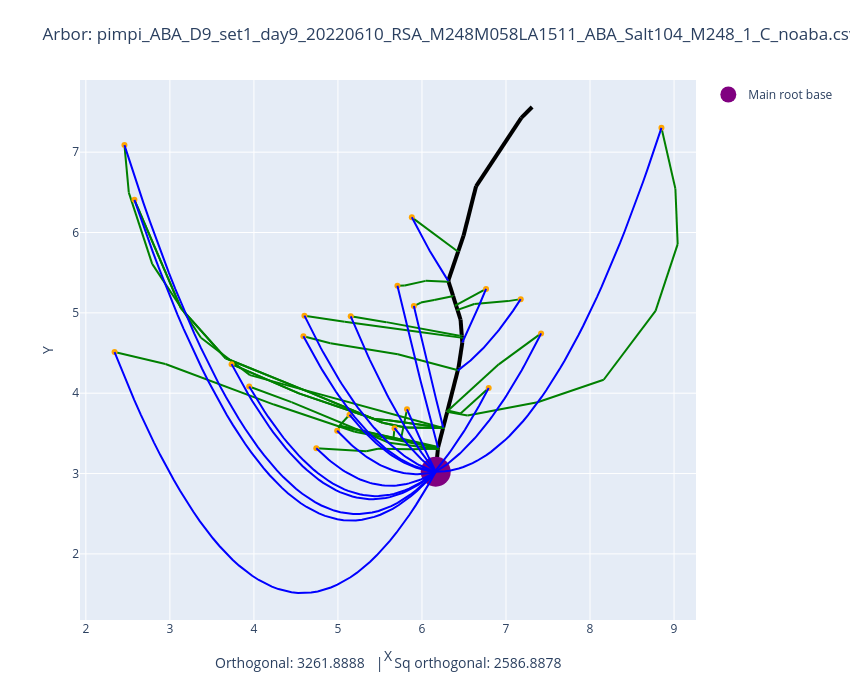

Notebook code cell kept with this figure:
### Code cell
fname = "pimpi_ABA_D9_set1_day9_20220610_RSA_M248M058LA1511_ABA_Salt104_M248_1_C_noaba.csv"
plot_arbors(fname, 0.6, 0.106975)

### Figure 1 — Plotly figure (JSON) as saved in the notebook; plotly's stock layout.template omitted (floating-point values rounded to 4 significant figures)
{"data": [{"line": {"color": "black", "width": 4}, "mode": "lines", "showlegend": false, "type": "scatter", "x": [6.164, 6.189], "y": [3.023, 3.304]}, {"line": {"color": "black", "width": 4}, "mode": "lines", "showlegend": false, "type": "scatter", "x": [6.189, 6.19], "y": [3.304, 3.31]}, {"line": {"color": "black", "width": 4}, "mode": "lines", "showlegend": false, "type": "scatter", "x": [6.19, 6.191], "y": [3.31, 3.317]}, {"line": {"color": "black", "width": 4}, "mode": "lines", "showlegend": false, "type": "scatter", "x": [6.191, 6.191], "y": [3.317, 3.32]}, {"line": {"color": "black", "width": 4}, "mode": "lines", "showlegend": false, "type": "scatter", "x": [6.191, 6.193], "y": [3.32, 3.33]}, {"line": {"color": "black", "width": 4}, "mode": "lines", "showlegend": false, "type": "scatter", "x": [6.193, 6.251], "y": [3.33, 3.567]}, {"line": {"color": "black", "width": 4}, "mode": "lines", "showlegend": false, "type": "scatter", "x": [6.251, 6.252], "y": [3.567, 3.569]}, {"line": {"color": "black", "width": 4}, "mode": "lines", "showlegend": false, "type": "scatter", "x": [6.252, 6.3], "y": [3.569, 3.767]}, {"line": {"color": "black", "width": 4}, "mode": "lines", "showlegend": false, "type": "scatter", "x": [6.3, 6.301], "y": [3.767, 3.772]}, {"line": {"color": "black", "width": 4}, "mode": "lines", "showlegend": false, "type": "scatter", "x": [6.301, 6.305], "y": [3.772, 3.786]}, {"line": {"color": "black", "width": 4}, "mode": "lines", "showlegend": false, "type": "scatter", "x": [6.305, 6.427], "y": [3.786, 4.287]}, {"line": {"color": "black", "width": 4}, "mode": "lines", "showlegend": false, "type": "scatter", "x": [6.427, 6.436], "y": [4.287, 4.324]}, {"line": {"color": "black", "width": 4}, "mode": "lines", "showlegend": false, "type": "scatter", "x": [6.436, 6.48], "y": [4.324, 4.631]}, {"line": {"color": "black", "width": 4}, "mode": "lines", "showlegend": false, "type": "scatter", "x": [6.48, 6.476], "y": [4.631, 4.688]}, {"line": {"color": "black", "width": 4}, "mode": "lines", "showlegend": false, "type": "scatter", "x": [6.476, 6.474], "y": [4.688, 4.718]}, {"line": {"color": "black", "width": 4}, "mode": "lines", "showlegend": false, "type": "scatter", "x": [6.474, 6.46], "y": [4.718, 4.914]}, {"line": {"color": "black", "width": 4}, "mode": "lines", "showlegend": false, "type": "scatter", "x": [6.46, 6.423], "y": [4.914, 5.036]}, {"line": {"color": "black", "width": 4}, "mode": "lines", "showlegend": false, "type": "scatter", "x": [6.423, 6.406], "y": [5.036, 5.092]}, {"line": {"color": "black", "width": 4}, "mode": "lines", "showlegend": false, "type": "scatter", "x": [6.406, 6.37], "y": [5.092, 5.211]}, {"line": {"color": "black", "width": 4}, "mode": "lines", "showlegend": false, "type": "scatter", "x": [6.37, 6.316], "y": [5.211, 5.389]}, {"line": {"color": "black", "width": 4}, "mode": "lines", "showlegend": false, "type": "scatter", "x": [6.316, 6.313], "y": [5.389, 5.4]}, {"line": {"color": "black", "width": 4}, "mode": "lines", "showlegend": false, "type": "scatter", "x": [6.313, 6.432], "y": [5.4, 5.767]}, {"line": {"color": "black", "width": 4}, "mode": "lines", "showlegend": false, "type": "scatter", "x": [6.432, 6.495], "y": [5.767, 5.961]}, {"line": {"color": "black", "width": 4}, "mode": "lines", "showlegend": false, "type": "scatter", "x": [6.495, 6.644], "y": [5.961, 6.575]}, {"line": {"color": "black", "width": 4}, "mode": "lines", "showlegend": false, "type": "scatter", "x": [6.644, 7.182], "y": [6.575, 7.426]}, {"line": {"color": "black", "width": 4}, "mode": "lines", "showlegend": false, "type": "scatter", "x": [7.182, 7.311], "y": [7.426, 7.562]}, {"line": {"color": "green", "width": 2}, "mode": "lines", "showlegend": false, "type": "scatter", "x": [5.879, 6.414], "y": [6.189, 5.773]}, {"line": {"color": "green", "width": 2}, "mode": "lines", "showlegend": false, "type": "scatter", "x": [6.414, 6.432], "y": [5.773, 5.767]}, {"line": {"color": "green", "width": 2}, "mode": "lines", "showlegend": false, "type": "scatter", "x": [5.708, 5.795], "y": [5.338, 5.342]}, {"line": {"color": "green", "width": 2}, "mode": "lines", "showlegend": false, "type": "scatter", "x": [5.795, 6.044], "y": [5.342, 5.398]}, {"line": {"color": "green", "width": 2}, "mode": "lines", "showlegend": false, "type": "scatter", "x": [6.044, 6.312], "y": [5.398, 5.387]}, {"line": {"color": "green", "width": 2}, "mode": "lines", "showlegend": false, "type": "scatter", "x": [6.312, 6.316], "y": [5.387, 5.389]}, {"line": {"color": "green", "width": 2}, "mode": "lines", "showlegend": false, "type": "scatter", "x": [5.904, 5.987], "y": [5.084, 5.129]}, {"line": {"color": "green", "width": 2}, "mode": "lines", "showlegend": false, "type": "scatter", "x": [5.987, 6.145], "y": [5.129, 5.16]}, {"line": {"color": "green", "width": 2}, "mode": "lines", "showlegend": false, "type": "scatter", "x": [6.145, 6.348], "y": [5.16, 5.204]}, {"line": {"color": "green", "width": 2}, "mode": "lines", "showlegend": false, "type": "scatter", "x": [6.348, 6.37], "y": [5.204, 5.211]}, {"line": {"color": "green", "width": 2}, "mode": "lines", "showlegend": false, "type": "scatter", "x": [6.763, 6.395], "y": [5.298, 5.089]}, {"line": {"color": "green", "width": 2}, "mode": "lines", "showlegend": false, "type": "scatter", "x": [6.395, 6.406], "y": [5.089, 5.092]}, {"line": {"color": "green", "width": 2}, "mode": "lines", "showlegend": false, "type": "scatter", "x": [7.175, 7.023], "y": [5.171, 5.146]}, {"line": {"color": "green", "width": 2}, "mode": "lines", "showlegend": false, "type": "scatter", "x": [7.023, 6.623], "y": [5.146, 5.11]}, {"line": {"color": "green", "width": 2}, "mode": "lines", "showlegend": false, "type": "scatter", "x": [6.623, 6.416], "y": [5.11, 5.034]}, {"line": {"color": "green", "width": 2}, "mode": "lines", "showlegend": false, "type": "scatter", "x": [6.416, 6.423], "y": [5.034, 5.036]}, {"line": {"color": "green", "width": 2}, "mode": "lines", "showlegend": false, "type": "scatter", "x": [4.589, 4.91], "y": [4.71, 4.622]}, {"line": {"color": "green", "width": 2}, "mode": "lines", "showlegend": false, "type": "scatter", "x": [4.91, 5.713], "y": [4.622, 4.485]}, {"line": {"color": "green", "width": 2}, "mode": "lines", "showlegend": false, "type": "scatter", "x": [5.713, 6.431], "y": [4.485, 4.286]}, {"line": {"color": "green", "width": 2}, "mode": "lines", "showlegend": false, "type": "scatter", "x": [6.431, 6.427], "y": [4.286, 4.287]}, {"line": {"color": "green", "width": 2}, "mode": "lines", "showlegend": false, "type": "scatter", "x": [4.601, 5.08], "y": [4.965, 4.89]}, {"line": {"color": "green", "width": 2}, "mode": "lines", "showlegend": false, "type": "scatter", "x": [5.08, 5.974], "y": [4.89, 4.763]}, {"line": {"color": "green", "width": 2}, "mode": "lines", "showlegend": false, "type": "scatter", "x": [5.974, 6.484], "y": [4.763, 4.689]}, {"line": {"color": "green", "width": 2}, "mode": "lines", "showlegend": false, "type": "scatter", "x": [6.484, 6.476], "y": [4.689, 4.688]}, {"line": {"color": "green", "width": 2}, "mode": "lines", "showlegend": false, "type": "scatter", "x": [5.152, 5.576], "y": [4.957, 4.885]}, {"line": {"color": "green", "width": 2}, "mode": "lines", "showlegend": false, "type": "scatter", "x": [5.576, 6.446], "y": [4.885, 4.716]}, {"line": {"color": "green", "width": 2}, "mode": "lines", "showlegend": false, "type": "scatter", "x": [6.446, 6.474], "y": [4.716, 4.718]}, {"line": {"color": "green", "width": 2}, "mode": "lines", "showlegend": false, "type": "scatter", "x": [8.85, 9.016], "y": [7.303, 6.544]}, {"line": {"color": "green", "width": 2}, "mode": "lines", "showlegend": false, "type": "scatter", "x": [9.016, 9.043], "y": [6.544, 5.856]}, {"line": {"color": "green", "width": 2}, "mode": "lines", "showlegend": false, "type": "scatter", "x": [9.043, 8.78], "y": [5.856, 5.024]}, {"line": {"color": "green", "width": 2}, "mode": "lines", "showlegend": false, "type": "scatter", "x": [8.78, 8.163], "y": [5.024, 4.168]}, {"line": {"color": "green", "width": 2}, "mode": "lines", "showlegend": false, "type": "scatter", "x": [8.163, 7.376], "y": [4.168, 3.888]}, {"line": {"color": "green", "width": 2}, "mode": "lines", "showlegend": false, "type": "scatter", "x": [7.376, 6.543], "y": [3.888, 3.724]}, {"line": {"color": "green", "width": 2}, "mode": "lines", "showlegend": false, "type": "scatter", "x": [6.543, 6.298], "y": [3.724, 3.768]}, {"line": {"color": "green", "width": 2}, "mode": "lines", "showlegend": false, "type": "scatter", "x": [6.298, 6.3], "y": [3.768, 3.767]}, {"line": {"color": "green", "width": 2}, "mode": "lines", "showlegend": false, "type": "scatter", "x": [6.794, 6.459], "y": [4.064, 3.748]}, {"line": {"color": "green", "width": 2}, "mode": "lines", "showlegend": false, "type": "scatter", "x": [6.459, 6.305], "y": [3.748, 3.786]}, {"line": {"color": "green", "width": 2}, "mode": "lines", "showlegend": false, "type": "scatter", "x": [2.578, 3.131], "y": [6.407, 5.059]}, {"line": {"color": "green", "width": 2}, "mode": "lines", "showlegend": false, "type": "scatter", "x": [3.131, 3.664], "y": [5.059, 4.436]}, {"line": {"color": "green", "width": 2}, "mode": "lines", "showlegend": false, "type": "scatter", "x": [3.664, 4.68], "y": [4.436, 4.005]}, {"line": {"color": "green", "width": 2}, "mode": "lines", "showlegend": false, "type": "scatter", "x": [4.68, 5.532], "y": [4.005, 3.632]}, {"line": {"color": "green", "width": 2}, "mode": "lines", "showlegend": false, "type": "scatter", "x": [5.532, 5.8], "y": [3.632, 3.573]}, {"line": {"color": "green", "width": 2}, "mode": "lines", "showlegend": false, "type": "scatter", "x": [5.8, 6.264], "y": [3.573, 3.566]}, {"line": {"color": "green", "width": 2}, "mode": "lines", "showlegend": false, "type": "scatter", "x": [6.264, 5.6], "y": [3.566, 3.663]}, {"line": {"color": "green", "width": 2}, "mode": "lines", "showlegend": false, "type": "scatter", "x": [5.6, 5.433], "y": [3.663, 3.679]}, {"line": {"color": "green", "width": 2}, "mode": "lines", "showlegend": false, "type": "scatter", "x": [5.433, 4.535], "y": [3.679, 3.998]}, {"line": {"color": "green", "width": 2}, "mode": "lines", "showlegend": false, "type": "scatter", "x": [4.535, 3.734], "y": [3.998, 4.362]}, {"line": {"color": "green", "width": 2}, "mode": "lines", "showlegend": false, "type": "scatter", "x": [2.459, 2.511], "y": [7.088, 6.497]}, {"line": {"color": "green", "width": 2}, "mode": "lines", "showlegend": false, "type": "scatter", "x": [2.511, 2.789], "y": [6.497, 5.609]}, {"line": {"color": "green", "width": 2}, "mode": "lines", "showlegend": false, "type": "scatter", "x": [2.789, 3.37], "y": [5.609, 4.691]}, {"line": {"color": "green", "width": 2}, "mode": "lines", "showlegend": false, "type": "scatter", "x": [3.37, 3.954], "y": [4.691, 4.225]}, {"line": {"color": "green", "width": 2}, "mode": "lines", "showlegend": false, "type": "scatter", "x": [3.954, 6.253], "y": [4.225, 3.567]}, {"line": {"color": "green", "width": 2}, "mode": "lines", "showlegend": false, "type": "scatter", "x": [6.253, 6.251], "y": [3.567, 3.567]}, {"line": {"color": "green", "width": 2}, "mode": "lines", "showlegend": false, "type": "scatter", "x": [2.342, 2.947], "y": [4.513, 4.364]}, {"line": {"color": "green", "width": 2}, "mode": "lines", "showlegend": false, "type": "scatter", "x": [2.947, 4.238], "y": [4.364, 3.859]}, {"line": {"color": "green", "width": 2}, "mode": "lines", "showlegend": false, "type": "scatter", "x": [4.238, 5.2], "y": [3.859, 3.521]}, {"line": {"color": "green", "width": 2}, "mode": "lines", "showlegend": false, "type": "scatter", "x": [5.2, 6.197], "y": [3.521, 3.316]}, {"line": {"color": "green", "width": 2}, "mode": "lines", "showlegend": false, "type": "scatter", "x": [6.197, 6.191], "y": [3.316, 3.317]}, {"line": {"color": "green", "width": 2}, "mode": "lines", "showlegend": false, "type": "scatter", "x": [5.822, 5.752], "y": [3.8, 3.438]}, {"line": {"color": "green", "width": 2}, "mode": "lines", "showlegend": false, "type": "scatter", "x": [5.752, 6.193], "y": [3.438, 3.33]}, {"line": {"color": "green", "width": 2}, "mode": "lines", "showlegend": false, "type": "scatter", "x": [5.674, 5.661], "y": [3.565, 3.436]}, {"line": {"color": "green", "width": 2}, "mode": "lines", "showlegend": false, "type": "scatter", "x": [5.661, 6.191], "y": [3.436, 3.32]}, {"line": {"color": "green", "width": 2}, "mode": "lines", "showlegend": false, "type": "scatter", "x": [5.137, 5.015], "y": [3.732, 3.592]}, {"line": {"color": "green", "width": 2}, "mode": "lines", "showlegend": false, "type": "scatter", "x": [5.015, 6.191], "y": [3.592, 3.32]}, {"line": {"color": "green", "width": 2}, "mode": "lines", "showlegend": false, "type": "scatter", "x": [4.991, 5.025], "y": [3.532, 3.594]}, {"line": {"color": "green", "width": 2}, "mode": "lines", "showlegend": false, "type": "scatter", "x": [5.025, 6.191], "y": [3.594, 3.32]}, {"line": {"color": "green", "width": 2}, "mode": "lines", "showlegend": false, "type": "scatter", "x": [4.742, 5.337], "y": [3.315, 3.279]}, {"line": {"color": "green", "width": 2}, "mode": "lines", "showlegend": false, "type": "scatter", "x": [5.337, 5.476], "y": [3.279, 3.309]}, {"line": {"color": "green", "width": 2}, "mode": "lines", "showlegend": false, "type": "scatter", "x": [5.476, 5.87], "y": [3.309, 3.303]}, {"line": {"color": "green", "width": 2}, "mode": "lines", "showlegend": false, "type": "scatter", "x": [5.87, 6.199], "y": [3.303, 3.309]}, {"line": {"color": "green", "width": 2}, "mode": "lines", "showlegend": false, "type": "scatter", "x": [6.199, 6.19], "y": [3.309, 3.31]}, {"line": {"color": "green", "width": 2}, "mode": "lines", "showlegend": false, "type": "scatter", "x": [3.944, 4.447], "y": [4.084, 3.889]}, {"line": {"color": "green", "width": 2}, "mode": "lines", "showlegend": false, "type": "scatter", "x": [4.447, 5.61], "y": [3.889, 3.383]}, {"line": {"color": "green", "width": 2}, "mode": "lines", "showlegend": false, "type": "scatter", "x": [5.61, 6.196], "y": [3.383, 3.303]}, {"line": {"color": "green", "width": 2}, "mode": "lines", "showlegend": false, "type": "scatter", "x": [6.196, 6.189], "y": [3.303, 3.304]}, {"line": {"color": "green", "width": 2}, "mode": "lines", "showlegend": false, "type": "scatter", "x": [3.734, 4.535], "y": [4.362, 3.998]}, {"line": {"color": "green", "width": 2}, "mode": "lines", "showlegend": false, "type": "scatter", "x": [4.535, 5.433], "y": [3.998, 3.679]}, {"line": {"color": "green", "width": 2}, "mode": "lines", "showlegend": false, "type": "scatter", "x": [5.433, 5.6], "y": [3.679, 3.663]}, {"line": {"color": "green", "width": 2}, "mode": "lines", "showlegend": false, "type": "scatter", "x": [5.6, 6.264], "y": [3.663, 3.566]}, {"line": {"color": "green", "width": 2}, "mode": "lines", "showlegend": false, "type": "scatter", "x": [6.264, 5.8], "y": [3.566, 3.573]}, {"line": {"color": "green", "width": 2}, "mode": "lines", "showlegend": false, "type": "scatter", "x": [5.8, 5.532], "y": [3.573, 3.632]}, {"line": {"color": "green", "width": 2}, "mode": "lines", "showlegend": false, "type": "scatter", "x": [5.532, 4.68], "y": [3.632, 4.005]}, {"line": {"color": "green", "width": 2}, "mode": "lines", "showlegend": false, "type": "scatter", "x": [4.68, 3.664], "y": [4.005, 4.436]}, {"line": {"color": "green", "width": 2}, "mode": "lines", "showlegend": false, "type": "scatter", "x": [3.664, 3.131], "y": [4.436, 5.059]}, {"line": {"color": "green", "width": 2}, "mode": "lines", "showlegend": false, "type": "scatter", "x": [3.131, 2.578], "y": [5.059, 6.407]}, {"line": {"color": "green", "width": 2}, "mode": "lines", "showlegend": false, "type": "scatter", "x": [7.418, 6.914], "y": [4.744, 4.36]}, {"line": {"color": "green", "width": 2}, "mode": "lines", "showlegend": false, "type": "scatter", "x": [6.914, 6.298], "y": [4.36, 3.773]}, {"line": {"color": "green", "width": 2}, "mode": "lines", "showlegend": false, "type": "scatter", "x": [6.298, 6.301], "y": [3.773, 3.772]}, {"marker": {"color": "orange"}, "mode": "markers", "showlegend": false, "type": "scatter", "x": [5.879], "y": [6.189]}, {"marker": {"color": "orange"}, "mode": "markers", "showlegend": false, "type": "scatter", "x": [5.708], "y": [5.338]}, {"marker": {"color": "orange"}, "mode": "markers", "showlegend": false, "type": "scatter", "x": [5.904], "y": [5.084]}, {"marker": {"color": "orange"}, "mode": "markers", "showlegend": false, "type": "scatter", "x": [6.763], "y": [5.298]}, {"marker": {"color": "orange"}, "mode": "markers", "showlegend": false, "type": "scatter", "x": [7.175], "y": [5.171]}, {"marker": {"color": "orange"}, "mode": "markers", "showlegend": false, "type": "scatter", "x": [4.589], "y": [4.71]}, {"marker": {"color": "orange"}, "mode": "markers", "showlegend": false, "type": "scatter", "x": [4.601], "y": [4.965]}, {"marker": {"color": "orange"}, "mode": "markers", "showlegend": false, "type": "scatter", "x": [5.152], "y": [4.957]}, {"marker": {"color": "orange"}, "mode": "markers", "showlegend": false, "type": "scatter", "x": [8.85], "y": [7.303]}, {"marker": {"color": "orange"}, "mode": "markers", "showlegend": false, "type": "scatter", "x": [6.794], "y": [4.064]}, {"marker": {"color": "orange"}, "mode": "markers", "showlegend": false, "type": "scatter", "x": [2.578], "y": [6.407]}, {"marker": {"color": "orange"}, "mode": "markers", "showlegend": false, "type": "scatter", "x": [2.459], "y": [7.088]}, {"marker": {"color": "orange"}, "mode": "markers", "showlegend": false, "type": "scatter", "x": [2.342], "y": [4.513]}, {"marker": {"color": "orange"}, "mode": "markers", "showlegend": false, "type": "scatter", "x": [5.822], "y": [3.8]}, {"marker": {"color": "orange"}, "mode": "markers", "showlegend": false, "type": "scatter", "x": [5.674], "y": [3.565]}, {"marker": {"color": "orange"}, "mode": "markers", "showlegend": false, "type": "scatter", "x": [5.137], "y": [3.732]}, {"marker": {"color": "orange"}, "mode": "markers", "showlegend": false, "type": "scatter", "x": [4.991], "y": [3.532]}, {"marker": {"color": "orange"}, "mode": "markers", "showlegend": false, "type": "scatter", "x": [4.742], "y": [3.315]}, {"marker": {"color": "orange"}, "mode": "markers", "showlegend": false, "type": "scatter", "x": [3.944], "y": [4.084]}, {"marker": {"color": "orange"}, "mode": "markers", "showlegend": false, "type": "scatter", "x": [3.734], "y": [4.362]}, {"marker": {"color": "orange"}, "mode": "markers", "showlegend": false, "type": "scatter", "x": [7.418], "y": [4.744]}, {"marker": {"color": "purple", "size": 30}, "mode": "markers", "name": "Main root base", "type": "scatter", "x": [6.164], "y": [3.023]}, {"line": {"color": "blue"}, "mode": "lines", "showlegend": false, "type": "scatter", "x": [5.879, 5.888, 5.897, 5.906, 5.915, 5.923, 5.932, 5.941, 5.95, 5.959, 5.968, 5.977, 5.985, 5.994, 6.003, 6.012, 6.021, 6.03, 6.039, 6.047, 6.056, 6.065, 6.074, 6.083, 6.092, 6.1, 6.109, 6.118, 6.127, 6.136, 6.145, 6.154, 6.162, 6.171, 6.18, 6.189, 6.198, 6.207, 6.216, 6.224, 6.233, 6.242, 6.251, 6.26, 6.269, 6.278, 6.286, 6.295, 6.304, 6.313], "y": [6.189, 6.171, 6.152, 6.134, 6.116, 6.098, 6.08, 6.062, 6.045, 6.027, 6.01, 5.992, 5.975, 5.958, 5.941, 5.923, 5.907, 5.89, 5.873, 5.856, 5.84, 5.823, 5.807, 5.79, 5.774, 5.758, 5.742, 5.726, 5.71, 5.695, 5.679, 5.664, 5.648, 5.633, 5.617, 5.602, 5.587, 5.572, 5.557, 5.543, 5.528, 5.513, 5.499, 5.484, 5.47, 5.456, 5.442, 5.428, 5.414, 5.4]}, {"line": {"color": "blue"}, "mode": "lines", "showlegend": false, "type": "scatter", "x": [5.708, 5.718, 5.728, 5.738, 5.747, 5.757, 5.767, 5.777, 5.787, 5.797, 5.807, 5.816, 5.826, 5.836, 5.846, 5.856, 5.866, 5.876, 5.885, 5.895, 5.905, 5.915, 5.925, 5.935, 5.944, 5.954, 5.964, 5.974, 5.984, 5.994, 6.004, 6.013, 6.023, 6.033, 6.043, 6.053, 6.063, 6.073, 6.082, 6.092, 6.102, 6.112, 6.122, 6.132, 6.142, 6.151, 6.161, 6.171, 6.181, 6.191], "y": [5.338, 5.294, 5.25, 5.206, 5.163, 5.119, 5.076, 5.032, 4.989, 4.946, 4.903, 4.861, 4.818, 4.775, 4.733, 4.69, 4.648, 4.606, 4.564, 4.522, 4.48, 4.439, 4.397, 4.356, 4.315, 4.273, 4.232, 4.191, 4.151, 4.11, 4.069, 4.029, 3.988, 3.948, 3.908, 3.868, 3.828, 3.788, 3.749, 3.709, 3.67, 3.63, 3.591, 3.552, 3.513, 3.474, 3.435, 3.397, 3.358, 3.32]}, {"line": {"color": "blue"}, "mode": "lines", "showlegend": false, "type": "scatter", "x": [5.904, 5.911, 5.918, 5.925, 5.932, 5.939, 5.946, 5.953, 5.961, 5.968, 5.975, 5.982, 5.989, 5.996, 6.003, 6.01, 6.017, 6.025, 6.032, 6.039, 6.046, 6.053, 6.06, 6.067, 6.074, 6.082, 6.089, 6.096, 6.103, 6.11, 6.117, 6.124, 6.131, 6.139, 6.146, 6.153, 6.16, 6.167, 6.174, 6.181, 6.188, 6.196, 6.203, 6.21, 6.217, 6.224, 6.231, 6.238, 6.245, 6.253], "y": [5.084, 5.052, 5.02, 4.987, 4.955, 4.923, 4.891, 4.859, 4.827, 4.796, 4.764, 4.732, 4.701, 4.669, 4.637, 4.606, 4.575, 4.543, 4.512, 4.481, 4.45, 4.419, 4.388, 4.357, 4.326, 4.295, 4.264, 4.233, 4.203, 4.172, 4.142, 4.111, 4.081, 4.05, 4.02, 3.99, 3.96, 3.929, 3.899, 3.869, 3.84, 3.81, 3.78, 3.75, 3.72, 3.691, 3.661, 3.632, 3.602, 3.573]}, {"line": {"color": "blue"}, "mode": "lines", "showlegend": false, "type": "scatter", "x": [6.48, 6.486, 6.492, 6.498, 6.503, 6.509, 6.515, 6.521, 6.526, 6.532, 6.538, 6.544, 6.55, 6.555, 6.561, 6.567, 6.573, 6.578, 6.584, 6.59, 6.596, 6.601, 6.607, 6.613, 6.619, 6.625, 6.63, 6.636, 6.642, 6.648, 6.653, 6.659, 6.665, 6.671, 6.676, 6.682, 6.688, 6.694, 6.7, 6.705, 6.711, 6.717, 6.723, 6.728, 6.734, 6.74, 6.746, 6.751, 6.757, 6.763], "y": [4.631, 4.644, 4.656, 4.669, 4.682, 4.695, 4.707, 4.72, 4.733, 4.746, 4.759, 4.772, 4.785, 4.799, 4.812, 4.825, 4.838, 4.852, 4.865, 4.878, 4.892, 4.905, 4.919, 4.932, 4.946, 4.959, 4.973, 4.987, 5.0, 5.014, 5.028, 5.042, 5.056, 5.07, 5.084, 5.098, 5.112, 5.126, 5.14, 5.154, 5.168, 5.183, 5.197, 5.211, 5.226, 5.24, 5.255, 5.269, 5.284, 5.298]}, {"line": {"color": "blue"}, "mode": "lines", "showlegend": false, "type": "scatter", "x": [6.425, 6.441, 6.456, 6.471, 6.487, 6.502, 6.517, 6.532, 6.548, 6.563, 6.578, 6.594, 6.609, 6.624, 6.64, 6.655, 6.67, 6.686, 6.701, 6.716, 6.731, 6.747, 6.762, 6.777, 6.793, 6.808, 6.823, 6.839, 6.854, 6.869, 6.884, 6.9, 6.915, 6.93, 6.946, 6.961, 6.976, 6.992, 7.007, 7.022, 7.037, 7.053, 7.068, 7.083, 7.099, 7.114, 7.129, 7.145, 7.16, 7.175], "y": [4.281, 4.292, 4.304, 4.316, 4.328, 4.341, 4.354, 4.367, 4.38, 4.394, 4.408, 4.422, 4.436, 4.451, 4.466, 4.482, 4.497, 4.513, 4.529, 4.546, 4.563, 4.58, 4.597, 4.615, 4.632, 4.651, 4.669, 4.688, 4.707, 4.726, 4.746, 4.766, 4.786, 4.806, 4.827, 4.848, 4.869, 4.891, 4.912, 4.934, 4.957, 4.979, 5.002, 5.026, 5.049, 5.073, 5.097, 5.121, 5.146, 5.171]}, {"line": {"color": "blue"}, "mode": "lines", "showlegend": false, "type": "scatter", "x": [4.589, 4.621, 4.653, 4.685, 4.718, 4.75, 4.782, 4.814, 4.846, 4.878, 4.91, 4.943, 4.975, 5.007, 5.039, 5.071, 5.103, 5.135, 5.168, 5.2, 5.232, 5.264, 5.296, 5.328, 5.36, 5.392, 5.425, 5.457, 5.489, 5.521, 5.553, 5.585, 5.617, 5.65, 5.682, 5.714, 5.746, 5.778, 5.81, 5.842, 5.875, 5.907, 5.939, 5.971, 6.003, 6.035, 6.067, 6.099, 6.132, 6.164], "y": [4.71, 4.646, 4.583, 4.521, 4.461, 4.402, 4.344, 4.287, 4.231, 4.177, 4.124, 4.072, 4.022, 3.972, 3.924, 3.877, 3.832, 3.787, 3.744, 3.703, 3.662, 3.622, 3.584, 3.547, 3.512, 3.477, 3.444, 3.412, 3.381, 3.352, 3.324, 3.297, 3.271, 3.246, 3.223, 3.201, 3.18, 3.161, 3.142, 3.125, 3.109, 3.095, 3.081, 3.069, 3.058, 3.049, 3.04, 3.033, 3.027, 3.023]}, {"line": {"color": "blue"}, "mode": "lines", "showlegend": false, "type": "scatter", "x": [4.601, 4.633, 4.665, 4.697, 4.729, 4.761, 4.793, 4.824, 4.856, 4.888, 4.92, 4.952, 4.984, 5.016, 5.048, 5.08, 5.111, 5.143, 5.175, 5.207, 5.239, 5.271, 5.303, 5.335, 5.367, 5.398, 5.43, 5.462, 5.494, 5.526, 5.558, 5.59, 5.622, 5.654, 5.685, 5.717, 5.749, 5.781, 5.813, 5.845, 5.877, 5.909, 5.941, 5.972, 6.004, 6.036, 6.068, 6.1, 6.132, 6.164], "y": [4.965, 4.896, 4.829, 4.762, 4.697, 4.633, 4.57, 4.508, 4.448, 4.389, 4.331, 4.274, 4.219, 4.164, 4.111, 4.059, 4.009, 3.959, 3.911, 3.864, 3.818, 3.774, 3.731, 3.689, 3.648, 3.608, 3.57, 3.532, 3.496, 3.462, 3.428, 3.396, 3.365, 3.335, 3.306, 3.279, 3.252, 3.227, 3.204, 3.181, 3.16, 3.14, 3.121, 3.103, 3.087, 3.071, 3.057, 3.045, 3.033, 3.023]}, {"line": {"color": "blue"}, "mode": "lines", "showlegend": false, "type": "scatter", "x": [5.152, 5.173, 5.194, 5.214, 5.235, 5.255, 5.276, 5.297, 5.317, 5.338, 5.359, 5.379, 5.4, 5.421, 5.441, 5.462, 5.483, 5.503, 5.524, 5.544, 5.565, 5.586, 5.606, 5.627, 5.648, 5.668, 5.689, 5.71, 5.73, 5.751, 5.772, 5.792, 5.813, 5.833, 5.854, 5.875, 5.895, 5.916, 5.937, 5.957, 5.978, 5.999, 6.019, 6.04, 6.061, 6.081, 6.102, 6.122, 6.143, 6.164], "y": [4.957, 4.905, 4.854, 4.803, 4.753, 4.703, 4.654, 4.605, 4.557, 4.509, 4.462, 4.416, 4.369, 4.324, 4.279, 4.234, 4.19, 4.147, 4.103, 4.061, 4.019, 3.977, 3.936, 3.896, 3.856, 3.816, 3.778, 3.739, 3.701, 3.664, 3.627, 3.59, 3.555, 3.519, 3.484, 3.45, 3.416, 3.383, 3.35, 3.318, 3.286, 3.254, 3.224, 3.193, 3.164, 3.134, 3.106, 3.078, 3.05, 3.023]}, {"line": {"color": "blue"}, "mode": "lines", "showlegend": false, "type": "scatter", "x": [6.164, 6.219, 6.273, 6.328, 6.383, 6.438, 6.493, 6.547, 6.602, 6.657, 6.712, 6.767, 6.822, 6.876, 6.931, 6.986, 7.041, 7.096, 7.151, 7.205, 7.26, 7.315, 7.37, 7.425, 7.479, 7.534, 7.589, 7.644, 7.699, 7.754, 7.808, 7.863, 7.918, 7.973, 8.028, 8.083, 8.137, 8.192, 8.247, 8.302, 8.357, 8.411, 8.466, 8.521, 8.576, 8.631, 8.686, 8.74, 8.795, 8.85], "y": [3.023, 3.023, 3.028, 3.036, 3.047, 3.063, 3.081, 3.104, 3.13, 3.16, 3.193, 3.23, 3.27, 3.314, 3.362, 3.413, 3.468, 3.527, 3.589, 3.654, 3.724, 3.797, 3.873, 3.953, 4.037, 4.124, 4.215, 4.31, 4.408, 4.51, 4.615, 4.724, 4.837, 4.953, 5.073, 5.196, 5.323, 5.454, 5.588, 5.726, 5.868, 6.013, 6.161, 6.314, 6.469, 6.629, 6.792, 6.959, 7.129, 7.303]}, {"line": {"color": "blue"}, "mode": "lines", "showlegend": false, "type": "scatter", "x": [6.165, 6.178, 6.191, 6.204, 6.217, 6.23, 6.242, 6.255, 6.268, 6.281, 6.294, 6.307, 6.319, 6.332, 6.345, 6.358, 6.371, 6.384, 6.396, 6.409, 6.422, 6.435, 6.448, 6.461, 6.473, 6.486, 6.499, 6.512, 6.525, 6.537, 6.55, 6.563, 6.576, 6.589, 6.602, 6.614, 6.627, 6.64, 6.653, 6.666, 6.679, 6.691, 6.704, 6.717, 6.73, 6.743, 6.756, 6.768, 6.781, 6.794], "y": [3.041, 3.057, 3.073, 3.09, 3.106, 3.123, 3.14, 3.158, 3.175, 3.193, 3.211, 3.229, 3.247, 3.266, 3.285, 3.304, 3.323, 3.342, 3.361, 3.381, 3.401, 3.421, 3.441, 3.462, 3.483, 3.503, 3.525, 3.546, 3.567, 3.589, 3.611, 3.633, 3.655, 3.678, 3.7, 3.723, 3.746, 3.769, 3.793, 3.817, 3.84, 3.864, 3.889, 3.913, 3.938, 3.963, 3.988, 4.013, 4.038, 4.064]}, {"line": {"color": "blue"}, "mode": "lines", "showlegend": false, "type": "scatter", "x": [2.578, 2.651, 2.724, 2.798, 2.871, 2.944, 3.017, 3.09, 3.164, 3.237, 3.31, 3.383, 3.456, 3.529, 3.603, 3.676, 3.749, 3.822, 3.895, 3.968, 4.042, 4.115, 4.188, 4.261, 4.334, 4.408, 4.481, 4.554, 4.627, 4.7, 4.773, 4.847, 4.92, 4.993, 5.066, 5.139, 5.212, 5.286, 5.359, 5.432, 5.505, 5.578, 5.652, 5.725, 5.798, 5.871, 5.944, 6.017, 6.091, 6.164], "y": [6.407, 6.184, 5.967, 5.757, 5.553, 5.355, 5.164, 4.979, 4.801, 4.629, 4.463, 4.304, 4.152, 4.006, 3.866, 3.733, 3.606, 3.485, 3.371, 3.263, 3.162, 3.067, 2.979, 2.897, 2.822, 2.753, 2.69, 2.634, 2.584, 2.541, 2.504, 2.473, 2.449, 2.431, 2.42, 2.415, 2.417, 2.425, 2.439, 2.46, 2.488, 2.521, 2.562, 2.608, 2.661, 2.721, 2.786, 2.859, 2.937, 3.023]}, {"line": {"color": "blue"}, "mode": "lines", "showlegend": false, "type": "scatter", "x": [2.459, 2.535, 2.61, 2.686, 2.762, 2.837, 2.913, 2.988, 3.064, 3.14, 3.215, 3.291, 3.366, 3.442, 3.518, 3.593, 3.669, 3.744, 3.82, 3.896, 3.971, 4.047, 4.122, 4.198, 4.274, 4.349, 4.425, 4.5, 4.576, 4.652, 4.727, 4.803, 4.879, 4.954, 5.03, 5.105, 5.181, 5.257, 5.332, 5.408, 5.483, 5.559, 5.635, 5.71, 5.786, 5.861, 5.937, 6.013, 6.088, 6.164], "y": [7.088, 6.84, 6.599, 6.366, 6.139, 5.918, 5.705, 5.499, 5.299, 5.107, 4.921, 4.742, 4.57, 4.404, 4.246, 4.094, 3.95, 3.812, 3.681, 3.557, 3.439, 3.329, 3.226, 3.129, 3.039, 2.956, 2.88, 2.811, 2.748, 2.693, 2.644, 2.602, 2.567, 2.539, 2.518, 2.504, 2.496, 2.496, 2.502, 2.515, 2.535, 2.561, 2.595, 2.636, 2.683, 2.737, 2.798, 2.866, 2.941, 3.023]}, {"line": {"color": "blue"}, "mode": "lines", "showlegend": false, "type": "scatter", "x": [2.342, 2.42, 2.498, 2.576, 2.654, 2.732, 2.81, 2.888, 2.966, 3.044, 3.122, 3.2, 3.278, 3.356, 3.434, 3.512, 3.59, 3.668, 3.746, 3.824, 3.902, 3.98, 4.058, 4.136, 4.214, 4.292, 4.37, 4.448, 4.526, 4.604, 4.682, 4.76, 4.838, 4.916, 4.994, 5.072, 5.15, 5.228, 5.306, 5.384, 5.462, 5.54, 5.618, 5.696, 5.774, 5.852, 5.93, 6.008, 6.086, 6.164], "y": [4.513, 4.307, 4.109, 3.918, 3.734, 3.557, 3.388, 3.226, 3.072, 2.925, 2.785, 2.652, 2.527, 2.409, 2.298, 2.195, 2.098, 2.01, 1.928, 1.854, 1.787, 1.727, 1.675, 1.63, 1.592, 1.562, 1.539, 1.523, 1.515, 1.513, 1.519, 1.533, 1.554, 1.582, 1.617, 1.659, 1.709, 1.767, 1.831, 1.903, 1.982, 2.068, 2.162, 2.263, 2.371, 2.487, 2.61, 2.74, 2.878, 3.023]}, {"line": {"color": "blue"}, "mode": "lines", "showlegend": false, "type": "scatter", "x": [5.822, 5.829, 5.836, 5.843, 5.85, 5.857, 5.864, 5.871, 5.878, 5.885, 5.892, 5.899, 5.906, 5.913, 5.92, 5.927, 5.934, 5.941, 5.948, 5.955, 5.962, 5.968, 5.975, 5.982, 5.989, 5.996, 6.003, 6.01, 6.017, 6.024, 6.031, 6.038, 6.045, 6.052, 6.059, 6.066, 6.073, 6.08, 6.087, 6.094, 6.101, 6.108, 6.115, 6.122, 6.129, 6.136, 6.143, 6.15, 6.157, 6.164], "y": [3.8, 3.783, 3.765, 3.748, 3.731, 3.714, 3.697, 3.68, 3.663, 3.647, 3.63, 3.613, 3.597, 3.58, 3.563, 3.547, 3.531, 3.514, 3.498, 3.482, 3.466, 3.45, 3.434, 3.418, 3.402, 3.386, 3.37, 3.354, 3.339, 3.323, 3.307, 3.292, 3.276, 3.261, 3.246, 3.23, 3.215, 3.2, 3.185, 3.17, 3.155, 3.14, 3.125, 3.11, 3.095, 3.081, 3.066, 3.052, 3.037, 3.023]}, {"line": {"color": "blue"}, "mode": "lines", "showlegend": false, "type": "scatter", "x": [5.674, 5.684, 5.694, 5.704, 5.714, 5.724, 5.734, 5.744, 5.754, 5.764, 5.774, 5.784, 5.794, 5.804, 5.814, 5.824, 5.834, 5.844, 5.854, 5.864, 5.874, 5.884, 5.894, 5.904, 5.914, 5.924, 5.934, 5.944, 5.954, 5.964, 5.974, 5.984, 5.994, 6.004, 6.014, 6.024, 6.034, 6.044, 6.054, 6.064, 6.074, 6.084, 6.094, 6.104, 6.114, 6.124, 6.134, 6.144, 6.154, 6.164], "y": [3.565, 3.551, 3.538, 3.524, 3.51, 3.497, 3.483, 3.47, 3.457, 3.444, 3.431, 3.418, 3.406, 3.393, 3.381, 3.369, 3.356, 3.344, 3.332, 3.321, 3.309, 3.297, 3.286, 3.275, 3.263, 3.252, 3.241, 3.231, 3.22, 3.209, 3.199, 3.188, 3.178, 3.168, 3.158, 3.148, 3.138, 3.129, 3.119, 3.11, 3.101, 3.092, 3.082, 3.074, 3.065, 3.056, 3.048, 3.039, 3.031, 3.023]}, {"line": {"color": "blue"}, "mode": "lines", "showlegend": false, "type": "scatter", "x": [5.137, 5.158, 5.179, 5.2, 5.221, 5.242, 5.263, 5.284, 5.305, 5.326, 5.347, 5.368, 5.389, 5.41, 5.431, 5.452, 5.473, 5.493, 5.514, 5.535, 5.556, 5.577, 5.598, 5.619, 5.64, 5.661, 5.682, 5.703, 5.724, 5.745, 5.766, 5.787, 5.808, 5.829, 5.85, 5.871, 5.891, 5.912, 5.933, 5.954, 5.975, 5.996, 6.017, 6.038, 6.059, 6.08, 6.101, 6.122, 6.143, 6.164], "y": [3.732, 3.704, 3.678, 3.652, 3.626, 3.601, 3.577, 3.553, 3.529, 3.507, 3.484, 3.462, 3.441, 3.42, 3.4, 3.38, 3.361, 3.342, 3.324, 3.307, 3.29, 3.273, 3.257, 3.241, 3.226, 3.212, 3.198, 3.185, 3.172, 3.159, 3.147, 3.136, 3.125, 3.115, 3.105, 3.096, 3.088, 3.079, 3.072, 3.065, 3.058, 3.052, 3.046, 3.042, 3.037, 3.033, 3.03, 3.027, 3.024, 3.023]}, {"line": {"color": "blue"}, "mode": "lines", "showlegend": false, "type": "scatter", "x": [4.991, 5.015, 5.039, 5.063, 5.087, 5.111, 5.135, 5.158, 5.182, 5.206, 5.23, 5.254, 5.278, 5.302, 5.326, 5.35, 5.374, 5.398, 5.422, 5.446, 5.47, 5.494, 5.517, 5.541, 5.565, 5.589, 5.613, 5.637, 5.661, 5.685, 5.709, 5.733, 5.757, 5.781, 5.805, 5.829, 5.853, 5.877, 5.9, 5.924, 5.948, 5.972, 5.996, 6.02, 6.044, 6.068, 6.092, 6.116, 6.14, 6.164], "y": [3.532, 3.505, 3.479, 3.453, 3.429, 3.404, 3.381, 3.358, 3.336, 3.315, 3.294, 3.274, 3.255, 3.236, 3.218, 3.201, 3.184, 3.168, 3.153, 3.139, 3.125, 3.112, 3.099, 3.087, 3.076, 3.066, 3.056, 3.047, 3.039, 3.031, 3.024, 3.018, 3.012, 3.007, 3.003, 3.0, 2.997, 2.995, 2.993, 2.993, 2.992, 2.993, 2.994, 2.996, 2.999, 3.002, 3.006, 3.011, 3.016, 3.023]}, {"line": {"color": "blue"}, "mode": "lines", "showlegend": false, "type": "scatter", "x": [4.742, 4.771, 4.8, 4.829, 4.858, 4.887, 4.916, 4.945, 4.974, 5.003, 5.032, 5.061, 5.09, 5.119, 5.148, 5.177, 5.206, 5.235, 5.264, 5.293, 5.322, 5.352, 5.381, 5.41, 5.439, 5.468, 5.497, 5.526, 5.555, 5.584, 5.613, 5.642, 5.671, 5.7, 5.729, 5.758, 5.787, 5.816, 5.845, 5.874, 5.903, 5.932, 5.961, 5.99, 6.019, 6.048, 6.077, 6.106, 6.135, 6.164], "y": [3.315, 3.285, 3.256, 3.228, 3.201, 3.174, 3.149, 3.125, 3.102, 3.08, 3.059, 3.039, 3.019, 3.001, 2.984, 2.968, 2.953, 2.939, 2.926, 2.914, 2.903, 2.893, 2.884, 2.876, 2.869, 2.863, 2.858, 2.854, 2.851, 2.849, 2.848, 2.848, 2.849, 2.852, 2.855, 2.859, 2.864, 2.87, 2.877, 2.885, 2.895, 2.905, 2.916, 2.928, 2.941, 2.956, 2.971, 2.987, 3.004, 3.023]}, {"line": {"color": "blue"}, "mode": "lines", "showlegend": false, "type": "scatter", "x": [3.944, 3.989, 4.034, 4.08, 4.125, 4.17, 4.216, 4.261, 4.306, 4.352, 4.397, 4.442, 4.487, 4.533, 4.578, 4.623, 4.669, 4.714, 4.759, 4.805, 4.85, 4.895, 4.941, 4.986, 5.031, 5.076, 5.122, 5.167, 5.212, 5.258, 5.303, 5.348, 5.394, 5.439, 5.484, 5.529, 5.575, 5.62, 5.665, 5.711, 5.756, 5.801, 5.847, 5.892, 5.937, 5.983, 6.028, 6.073, 6.118, 6.164], "y": [4.084, 4.003, 3.925, 3.849, 3.775, 3.704, 3.636, 3.57, 3.507, 3.445, 3.387, 3.331, 3.277, 3.226, 3.177, 3.131, 3.087, 3.046, 3.007, 2.97, 2.936, 2.905, 2.876, 2.849, 2.825, 2.803, 2.784, 2.768, 2.753, 2.741, 2.732, 2.725, 2.721, 2.719, 2.719, 2.722, 2.728, 2.736, 2.746, 2.759, 2.774, 2.792, 2.812, 2.835, 2.86, 2.888, 2.918, 2.95, 2.985, 3.023]}, {"line": {"color": "blue"}, "mode": "lines", "showlegend": false, "type": "scatter", "x": [3.734, 3.784, 3.834, 3.883, 3.933, 3.982, 4.032, 4.081, 4.131, 4.181, 4.23, 4.28, 4.329, 4.379, 4.429, 4.478, 4.528, 4.577, 4.627, 4.676, 4.726, 4.776, 4.825, 4.875, 4.924, 4.974, 5.023, 5.073, 5.123, 5.172, 5.222, 5.271, 5.321, 5.37, 5.42, 5.47, 5.519, 5.569, 5.618, 5.668, 5.718, 5.767, 5.817, 5.866, 5.916, 5.965, 6.015, 6.065, 6.114, 6.164], "y": [4.362, 4.264, 4.169, 4.076, 3.987, 3.901, 3.817, 3.737, 3.659, 3.585, 3.513, 3.445, 3.379, 3.316, 3.257, 3.2, 3.146, 3.095, 3.047, 3.002, 2.96, 2.921, 2.885, 2.851, 2.821, 2.794, 2.769, 2.748, 2.729, 2.714, 2.701, 2.692, 2.685, 2.681, 2.68, 2.683, 2.688, 2.696, 2.707, 2.721, 2.738, 2.758, 2.78, 2.806, 2.835, 2.866, 2.901, 2.939, 2.979, 3.023]}, {"line": {"color": "blue"}, "mode": "lines", "showlegend": false, "type": "scatter", "x": [6.164, 6.189, 6.215, 6.241, 6.266, 6.292, 6.317, 6.343, 6.368, 6.394, 6.42, 6.445, 6.471, 6.496, 6.522, 6.548, 6.573, 6.599, 6.624, 6.65, 6.676, 6.701, 6.727, 6.752, 6.778, 6.803, 6.829, 6.855, 6.88, 6.906, 6.931, 6.957, 6.983, 7.008, 7.034, 7.059, 7.085, 7.111, 7.136, 7.162, 7.187, 7.213, 7.239, 7.264, 7.29, 7.315, 7.341, 7.366, 7.392, 7.418], "y": [3.023, 3.039, 3.056, 3.074, 3.092, 3.112, 3.132, 3.153, 3.175, 3.197, 3.221, 3.245, 3.27, 3.295, 3.322, 3.349, 3.377, 3.406, 3.436, 3.466, 3.497, 3.529, 3.562, 3.596, 3.63, 3.665, 3.701, 3.738, 3.775, 3.814, 3.853, 3.893, 3.933, 3.975, 4.017, 4.06, 4.104, 4.148, 4.194, 4.24, 4.287, 4.334, 4.383, 4.432, 4.482, 4.533, 4.585, 4.637, 4.69, 4.744]}], "layout": {"annotations": [{"font": {"size": 14}, "showarrow": false, "text": "Orthogonal: 3261.8888   |   Sq orthogonal: 2586.8878", "x": 0.5, "xref": "paper", "y": -0.1, "yref": "paper"}], "height": 700, "margin": {"b": 80, "t": 80}, "title": {"text": "Arbor: pimpi_ABA_D9_set1_day9_20220610_RSA_M248M058LA1511_ABA_Salt104_M248_1_C_noaba.csv   |   G=0.6, alpha=0.106975"}, "width": 850, "xaxis": {"autorange": true, "range": [1.93, 9.262], "title": {"text": "X"}, "type": "linear"}, "yaxis": {"autorange": true, "range": [1.177, 7.898], "title": {"text": "Y"}, "type": "linear"}}}
